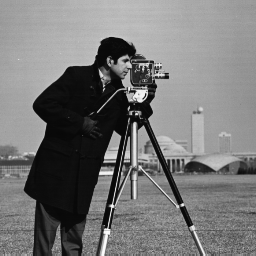
%> input picture images/cameraman.tif, 256 x 256 px
$ octave a01images.m   (GNU Octave 9; MATLAB toolbox functions it lacks are replaced by stand-ins)
%> lines starting %> are read from the running program, lines starting %| are printed output that depends on the picture
% cleaning
close all; clear; clc;

% greyscale images

disp('Demo to show pixel values and coordinates for different image formats')

disp('hover your mouse on the image to see pixel coords and values')
disp('press a key to continue')
im1=imread('images/cameraman.tif');
%> im1 is the input picture: size 256x256 uint8; min 7, max 253, mean 118.7
figure,imshow(im1),impixelinfo %pixval on
im1(30,51)
%> ans = 166
im1(51,30)
%> ans = 167
pause

% color image
disp('hover your mouse on the image to pixel location 100,200 and check the RGB value')
disp('press a key to continue')
im2=imread('images/baboon.png');
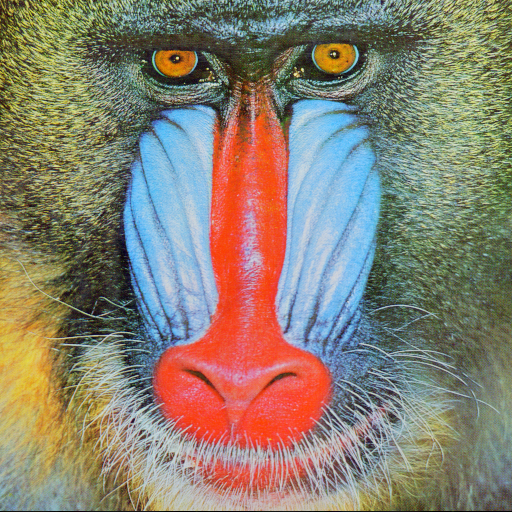
%> input picture images/baboon.png, 512 x 512 px
%> im2 is the input picture: size 512x512x3 uint8; mean R, G, B 137.4, 128.9, 113.1
figure,imshow(im2),impixelinfo %pixval on

% RGB values at a given location
disp('Color indices ')
squeeze(im2(100,200,1:3))'
%> ans = [46 32 48]
disp('RGB mapped colors ')
impixel(im2,100,200)
%> ans = [131 149 115]

pause

% indexed color images
disp('hover your mouse on the image to see pixel coords and values')
disp('press a key to continue')
figure,imshow('images/emu.tif'),impixelinfo %pixval on
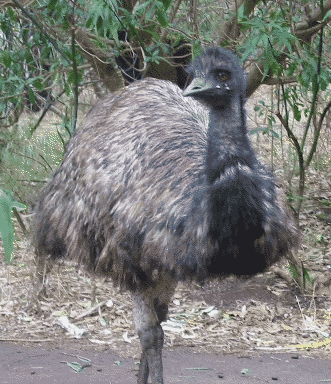
%> input picture images/emu.tif, 331 x 384 px
im3=imread('images/emu.tif');
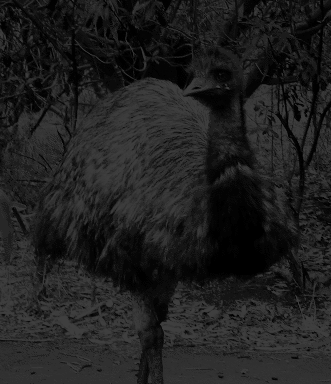
%> im3: size 384x331 uint8; min 0, max 63, mean 31.6
figure,imshow(im3),impixelinfo%pixval on
pause
[im3,im3map]=imread('images/emu.tif');
%> im3map = 256 rows, first 12: [0.122 0.122 0.141; 0.18 0.255 0.173; 0.22 0.345 0.18; 0.161 0.176 0.192; 0.243 0.247 0.192; 0.212 0.196 0.2; 0.263 0.259 0.255; 0.22 0.243 0.259; 0.294 0.282 0.263; 0.247 0.361 0.263; 0.325 0.435 0.275; 0.333 0.306 0.278]
figure,imshow(im3,im3map),impixelinfo %pixval on

% information about image
imfinfo('images/emu.tif')
pause
imfinfo('images/Baboon.tif')
